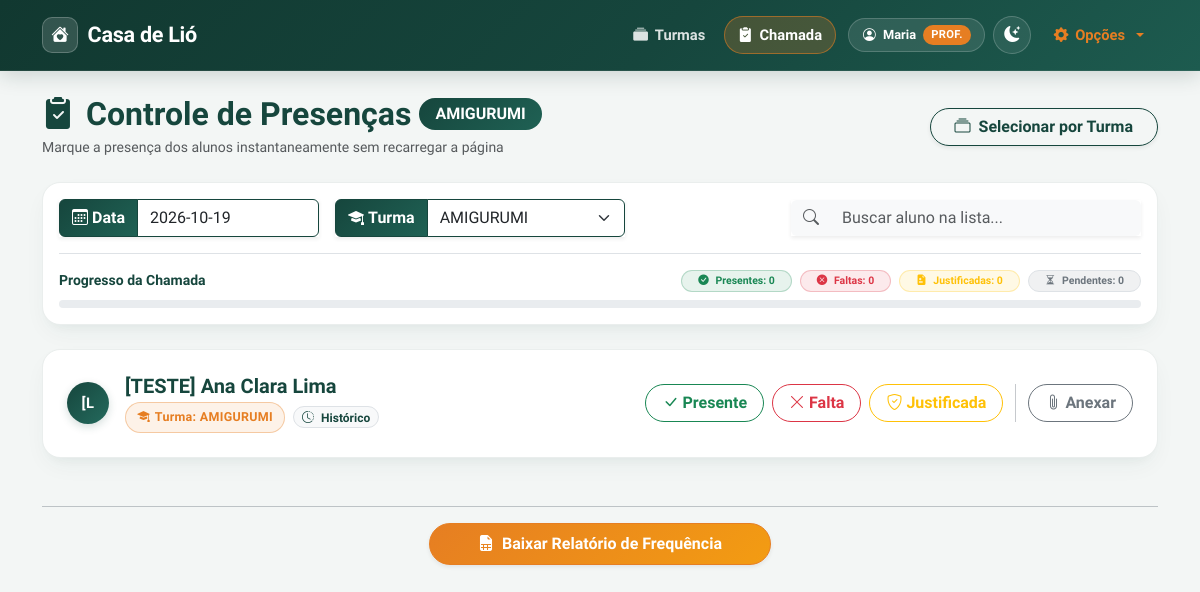
The page /?turma=AMIGURUMI (signed in) on the database as committed earlier.
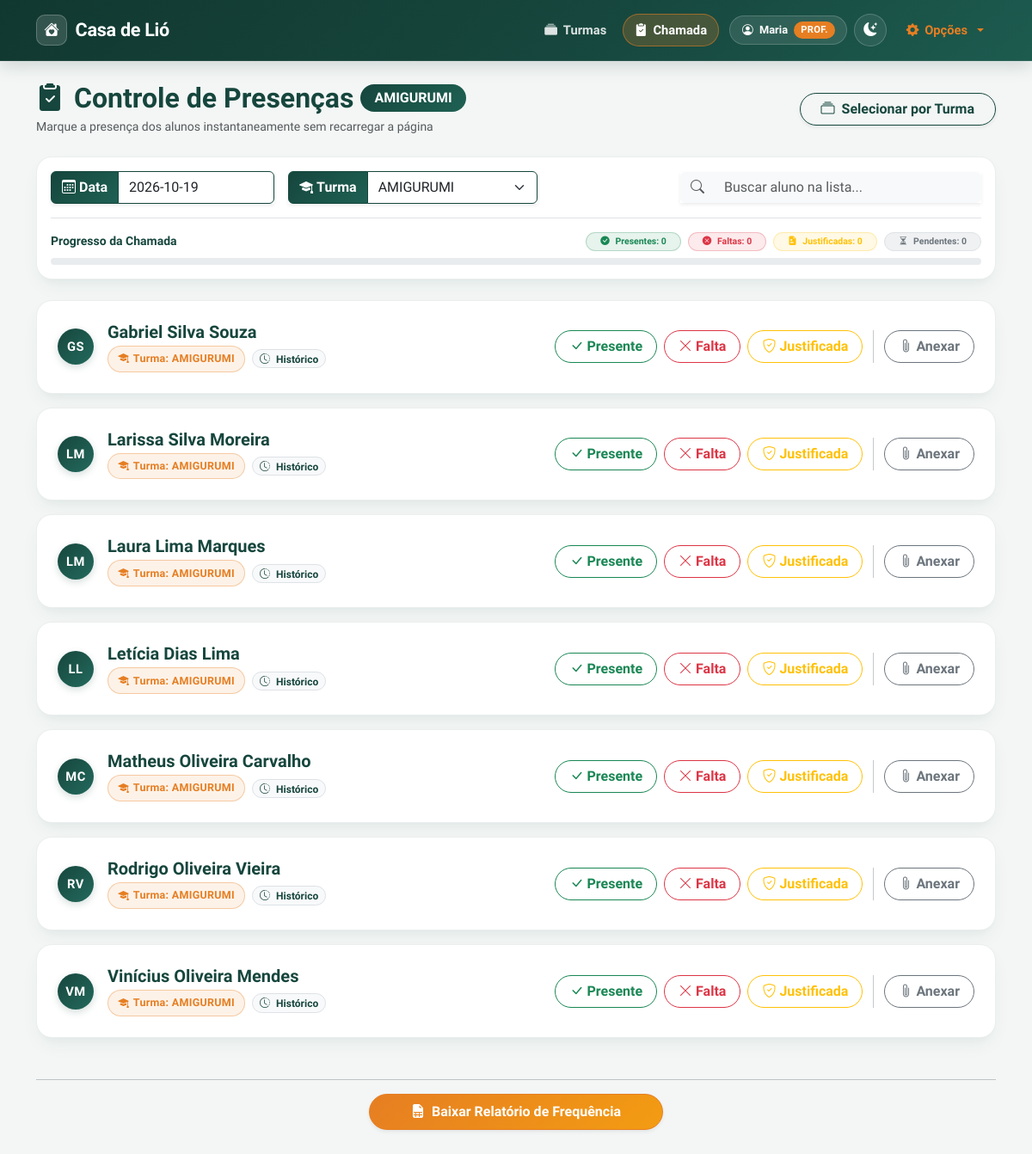
The same page on the database as committed later.
### tables this page shows
CREATE TABLE usuarios (
        id INTEGER PRIMARY KEY AUTOINCREMENT,
        login TEXT UNIQUE NOT NULL,
        senha TEXT NOT NULL,
        perfil TEXT NOT NULL
    );

CREATE TABLE alunos (
        id INTEGER PRIMARY KEY AUTOINCREMENT,
        nome TEXT NOT NULL,
        turma TEXT NOT NULL,
        data_nascimento TEXT,
        telefone TEXT,
        cep TEXT,
        rua TEXT,
        numero TEXT,
        bairro TEXT,
        cidade TEXT,
        referencia TEXT,
        contato_emergencia TEXT,
        telefone_emergencia TEXT,
        condicao_medica TEXT,
        nome_responsavel TEXT,
        autorizacao_pais INTEGER
    , consentimento_lgpd INTEGER DEFAULT 0, data_consentimento TEXT);

### app.py (the view)
@app.get("/", response_class=HTMLResponse)
async def home(request: Request, data_chamada: str = None, turma: str = None):
    usuario = obter_usuario_atual(request)
    if not usuario:
        return RedirectResponse(url="/login", status_code=303)
    data_atual = data_chamada if data_chamada else date.today().isoformat()
    try:
        datetime.strptime(data_atual, "%Y-%m-%d")
    except ValueError:
        raise HTTPException(status_code=422, detail="Data inválida; use AAAA-MM-DD")
    conexao = pegar_conexao()
    turmas_disponiveis = obter_turmas_permitidas(conexao, usuario)
    if usuario['perfil'] != 'coordenacao' and not turmas_disponiveis:
        conexao.close()
        return templates.TemplateResponse(
            request=request,
            name="index.html",
            context={
                "alunos": [],
                "data_atual": data_atual,
                "turmas_disponiveis": [],
                "turma_selecionada": "",
                "sem_turma_vinculada": True
            }
        )
    if usuario['perfil'] != 'coordenacao' and not turma and len(turmas_disponiveis) == 1:
        turma = turmas_disponiveis[0]
    query = '''
        SELECT a.id, a.nome, a.turma, p.status, p.atestado,
               (SELECT COUNT(*) FROM presencas WHERE aluno_id = a.id AND status = 'Falta') as total_faltas
        FROM alunos a
        LEFT JOIN presencas p ON a.id = p.aluno_id AND p.data = ?
    '''
    parametros = [data_atual]
    if turma and turma in turmas_disponiveis:
        query += ' WHERE a.turma = ?'
        parametros.append(turma)
    elif usuario['perfil'] != 'coordenacao':
        placeholders = ','.join(['?'] * len(turmas_disponiveis))
        query += f' WHERE a.turma IN ({placeholders})'
        parametros.extend(turmas_disponiveis)
        turma = ""
    query += ' ORDER BY a.nome ASC'
    alunos = conexao.execute(query, parametros).fetchall()
    conexao.close()
    return templates.TemplateResponse(
        request=request,
        name="index.html",
        context={
            "alunos": alunos,
            "data_atual": data_atual,
            "turmas_disponiveis": turmas_disponiveis,
            "turma_selecionada": turma if (turma and turma in turmas_disponiveis) else "",
            "sem_turma_vinculada": False
        }
    )

### templates/index.html (shortened to what this page needs)
{% extends 'base.html' %}
{% block conteudo %}
    <link rel="stylesheet" href="https://cdn.jsdelivr.net/npm/flatpickr/dist/flatpickr.min.css">
    <div class="d-flex flex-wrap justify-content-between align-items-center mb-4 gap-2">
        <div>
            <h2 class="text-primary fw-bold mb-1 d-flex align-items-center flex-wrap gap-2">
                <span><i class="bi bi-clipboard2-check-fill me-1"></i> Controle de Presenças</span>
                {% if turma_selecionada %}
                    <span class="badge bg-primary fs-6 rounded-pill px-3 py-2">{{ turma_selecionada }}</span>
                {% endif %}
            </h2>
            <p class="text-muted small mb-0">Marque a presença dos alunos instantaneamente sem recarregar a página</p>
        </div>
        <div class="d-flex flex-wrap gap-2">
            <a href="/turmas" class="btn btn-outline-primary rounded-pill fw-semibold px-4 shadow-sm">
                <i class="bi bi-collection me-1"></i> Selecionar por Turma
            </a>
        </div>
    </div>
    <div class="card border-0 shadow-sm mb-4 p-3">
        <div class="row g-3 align-items-center">
            <div class="col-md-8">
                <form method="GET" action="/" class="d-flex flex-wrap gap-3 align-items-center mb-0">
                    <div class="input-group shadow-sm attendance-filter" style="max-width: 260px;">
                        <span class="input-group-text bg-primary text-white border-primary fw-bold">
                            <i class="bi bi-calendar3 me-1"></i> Data
                        </span>
                        <input type="text" id="calendario-br" name="data_chamada" class="form-control border-primary bg-white" value="{{ data_atual }}" placeholder="Selecione a data">
                    </div>
                    <div class="input-group shadow-sm attendance-filter" style="max-width: 290px;">
                        <span class="input-group-text bg-primary text-white border-primary fw-bold">
                            <i class="bi bi-mortarboard-fill me-1"></i> Turma
                        </span>
                        <select name="turma" class="form-select border-primary bg-white" onchange="this.form.submit()">
                            {% for t in turmas_disponiveis %}
                                <option value="{{ t }}" {% if turma_selecionada == t %}selected{% endif %}>{{ t }}</option>
                            {% endfor %}
                        </select>
                    </div>
                </form>
            </div>
            <div class="col-md-4">
                <div class="input-group shadow-sm">
                    <span class="input-group-text bg-light border-0 text-muted">
                        <i class="bi bi-search"></i>
                    </span>
                    <input type="search" id="buscaAlunoChamada" class="form-control bg-light border-0" placeholder="Buscar aluno na lista..." autocomplete="off">
                </div>
            </div>
        </div>
        {% if alunos %}
        <div class="mt-3 pt-3 border-top">
            <div class="d-flex flex-wrap justify-content-between align-items-center gap-2 mb-2">
                <span class="small fw-bold text-primary" id="textoProgressoChamada">
                    Progresso da Chamada
                </span>
                <div class="d-flex flex-wrap gap-2 small">
                    <span class="badge bg-success bg-opacity-10 text-success border border-success border-opacity-25 rounded-pill px-3 py-1">
                        <i class="bi bi-check-circle-fill me-1"></i> Presentes: <strong id="contPresentes">0</strong>
                    </span>
                    <span class="badge bg-danger bg-opacity-10 text-danger border border-danger border-opacity-25 rounded-pill px-3 py-1">
                        <i class="bi bi-x-circle-fill me-1"></i> Faltas: <strong id="contFaltas">0</strong>
                    </span>
                    <span class="badge bg-warning bg-opacity-10 text-warning border border-warning border-opacity-25 rounded-pill px-3 py-1">
                        <i class="bi bi-file-earmark-medical-fill me-1"></i> Justificadas: <strong id="contJustificadas">0</strong>
                    </span>
                    <span class="badge bg-secondary bg-opacity-10 text-secondary border rounded-pill px-3 py-1">
                        <i class="bi bi-hourglass-split me-1"></i> Pendentes: <strong id="contPendentes">0</strong>
                    </span>
                </div>
            </div>
            <div class="progress rounded-pill" style="height: 0.5rem;">
            </div>
        </div>
        {% endif %}
    </div>
    {% if alunos %}
        <div id="listaCardsAlunos">
        {% for aluno in alunos %}
        {% set partes_nome = aluno['nome'].split() %}
        {% set iniciais = (partes_nome[0][0] ~ (partes_nome[-1][0] if partes_nome|length > 1 else ''))|upper %}
        <div class="card shadow-sm mb-3 border-0 aluno-chamada-card" data-nome-aluno="{{ aluno['nome'] }}" data-status-atual="{{ aluno['status'] or '' }}">
            <div class="card-body p-3 p-md-4 attendance-card-body d-flex flex-column flex-lg-row justify-content-between align-items-center gap-3">
                <div class="d-flex align-items-center gap-3 w-100">
                    <div class="avatar-iniciais">
                        {{ iniciais }}
                    </div>
                    <div class="text-start">
                        <h5 class="card-title mb-1 fw-bold text-primary">{{ aluno['nome'] }}</h5>
                        <div class="d-flex flex-wrap align-items-center gap-2">
                            <span class="badge-institucional">
                                <i class="bi bi-mortarboard-fill"></i> Turma: {{ aluno['turma'] }}
                            </span>
                            <a href="/alunos/{{ aluno['id'] }}/historico" class="badge bg-light text-primary border text-decoration-none py-1 px-2 rounded-pill">
                                <i class="bi bi-clock-history me-1"></i> Histórico
                            </a>
                        </div>
                    </div>
                </div>
                <div class="attendance-actions d-flex flex-wrap justify-content-center justify-content-lg-end align-items-center gap-2 w-100">
                    <form action="/registrar/{{ aluno['id'] }}/{{ data_atual }}/Presente?turma={{ turma_selecionada or '' }}" method="POST" class="form-chamada-ajax" data-status="Presente" data-aluno="{{ aluno['nome'] }}">
                        <button type="submit" class="btn {% if aluno['status'] == 'Presente' %}btn-success{% else %}btn-outline-success{% endif %} rounded-pill px-3 fw-semibold btn-status-presente">
                            <i class="bi bi-check-lg me-1"></i>Presente
                        </button>
                    </form>
                    <form action="/registrar/{{ aluno['id'] }}/{{ data_atual }}/Falta?turma={{ turma_selecionada or '' }}" method="POST" class="form-chamada-ajax" data-status="Falta" data-aluno="{{ aluno['nome'] }}">
                        <button type="submit" class="btn {% if aluno['status'] == 'Falta' %}btn-danger{% else %}btn-outline-danger{% endif %} rounded-pill px-3 fw-semibold btn-status-falta">
                            <i class="bi bi-x-lg me-1"></i>Falta
                        </button>
                    </form>
                    <form action="/registrar/{{ aluno['id'] }}/{{ data_atual }}/Falta justificada?turma={{ turma_selecionada or '' }}" method="POST" class="form-chamada-ajax" data-status="Falta justificada" data-aluno="{{ aluno['nome'] }}">
                        <button type="submit" class="btn {% if aluno['status'] == 'Falta justificada' %}btn-warning{% else %}btn-outline-warning{% endif %} rounded-pill px-3 fw-semibold btn-status-justificada">
                            <i class="bi bi-shield-check me-1"></i>Justificada
                        </button>
                    </form>
                    <button type="button" class="btn btn-outline-secondary rounded-pill px-3 fw-semibold" data-bs-toggle="modal" data-bs-target="#modalAtestado{{ aluno['id'] }}">
                        <i class="bi bi-paperclip me-1"></i>Anexar
                    </button>
                </div>
            </div>
        </div>
        {% endfor %}
        </div>
    {% endif %}
    <hr class="mt-5">
    <div class="text-center mb-5">
        <button type="button" class="btn btn-warning rounded-pill px-5 py-2 fw-bold shadow-sm text-white" data-bs-toggle="modal" data-bs-target="#modalFiltros">
            <i class="bi bi-file-earmark-spreadsheet-fill me-2"></i>Baixar Relatório de Frequência
        </button>
    </div>
{% endblock %}

### templates/base.html (shortened to what this page needs)
<!DOCTYPE html>
<html lang="pt-PT" data-theme="light">
<head>
    <link href="https://cdn.jsdelivr.net/npm/bootstrap@5.3.0/dist/css/bootstrap.min.css" rel="stylesheet">
    <link rel="stylesheet" href="https://cdn.jsdelivr.net/npm/bootstrap-icons@1.11.3/font/bootstrap-icons.min.css">
</head>
<body>
    {% set caminho_atual = (request.url.path | string) if (request and request.url) else '/' %}
    <nav class="navbar navbar-expand-lg navbar-modern sticky-top">
        <div class="container">
            <a class="navbar-brand fw-bold text-white" href="/">
                <span class="brand-logo-box"><i class="bi bi-house-heart-fill"></i></span>
                <span>Casa de Lió</span>
            </a>
            <div class="collapse navbar-collapse" id="navbarNav">
                <ul class="navbar-nav ms-auto align-items-lg-center gap-1 mt-3 mt-lg-0">
                    {% if request.session.get('perfil') == 'coordenacao' %}
                        <li class="nav-item dropdown">
                            <a class="nav-link dropdown-toggle {% if '/turmas' in caminho_atual %}active-nav{% endif %}" href="#" id="menuTurmas" role="button" data-bs-toggle="dropdown" aria-expanded="false">
                                <i class="bi bi-collection-fill"></i> Turmas
                            </a>
                            <ul class="dropdown-menu shadow border-0 mt-2" aria-labelledby="menuTurmas">
                                <li>
                                    <a class="dropdown-item text-primary fw-semibold d-flex align-items-center gap-2" href="/turmas">
                                        <i class="bi bi-grid-1x2-fill"></i> Painel de Controle de Turmas
                                    </a>
                                </li>
                                <li><hr class="dropdown-divider my-1"></li>
                                <li>
                                    <a class="dropdown-item text-primary fw-semibold d-flex align-items-center gap-2" href="/turmas/nova">
                                        <i class="bi bi-plus-circle-fill"></i> Criação de Novas Turmas
                                    </a>
                                </li>
                            </ul>
                        </li>
                    {% else %}
                        <li class="nav-item">
                            <a class="nav-link {% if '/turmas' in caminho_atual %}active-nav{% endif %}" href="/turmas">
                                <i class="bi bi-collection-fill"></i> Turmas
                            </a>
                        </li>
                    {% endif %}
                    <li class="nav-item">
                        <a class="nav-link {% if caminho_atual == '/' %}active-nav{% endif %}" href="/">
                            <i class="bi bi-clipboard2-check-fill"></i> Chamada
                        </a>
                    </li>
                    {% if request.session.get('login') %}
                    <li class="nav-item ms-lg-2 my-2 my-lg-0">
                        <span class="user-pill-badge">
                            <i class="bi bi-person-circle"></i>
                            <span>{{ request.session.get('login') }}</span>
                            <span class="user-pill-role">
                                {% if request.session.get('perfil') == 'coordenacao' %}Coord.{% else %}Prof.{% endif %}
                            </span>
                        </span>
                    </li>
                    {% endif %}
                    <li class="nav-item ms-lg-1 my-1 my-lg-0">
                        <button type="button" id="btnToggleTheme" class="btn-theme-toggle" title="Alternar Modo Escuro / Claro" aria-label="Alternar tema">
                            <i class="bi bi-moon-stars-fill" id="iconTheme"></i>
                        </button>
                    </li>
                    <li class="nav-item dropdown ms-lg-1 mt-2 mt-lg-0">
                        <a class="nav-link fw-bold dropdown-toggle" href="#" id="menuPerfil" role="button" data-bs-toggle="dropdown" aria-expanded="false" style="color: var(--laranja-adra) !important;">
                            <i class="bi bi-gear-fill"></i> Opções
                        </a>
                    </li>
                </ul>
            </div>
        </div>
    </nav>
    <div id="toastContainer" class="toast-container position-fixed top-0 end-0 p-3" style="z-index: 1095; margin-top: 68px;"></div>
    <div class="container mt-4 flex-grow-1">
        {% block conteudo %}{% endblock %}
    </div>
</body>
</html>

Rows that differ between the two databases and show on the page:
removed alunos: iniciais "[L", nome "[TESTE] Ana Clara Lima", turma "AMIGURUMI"
added alunos: iniciais "GS", nome "Gabriel Silva Souza", turma "AMIGURUMI"
added alunos: iniciais "LM", nome "Larissa Silva Moreira", turma "AMIGURUMI"
added alunos: iniciais "LM", nome "Laura Lima Marques", turma "AMIGURUMI"
added alunos: iniciais "LL", nome "Letícia Dias Lima", turma "AMIGURUMI"
added alunos: iniciais "MC", nome "Matheus Oliveira Carvalho", turma "AMIGURUMI"
added alunos: iniciais "RV", nome "Rodrigo Oliveira Vieira", turma "AMIGURUMI"
added alunos: iniciais "VM", nome "Vinícius Oliveira Mendes", turma "AMIGURUMI"
